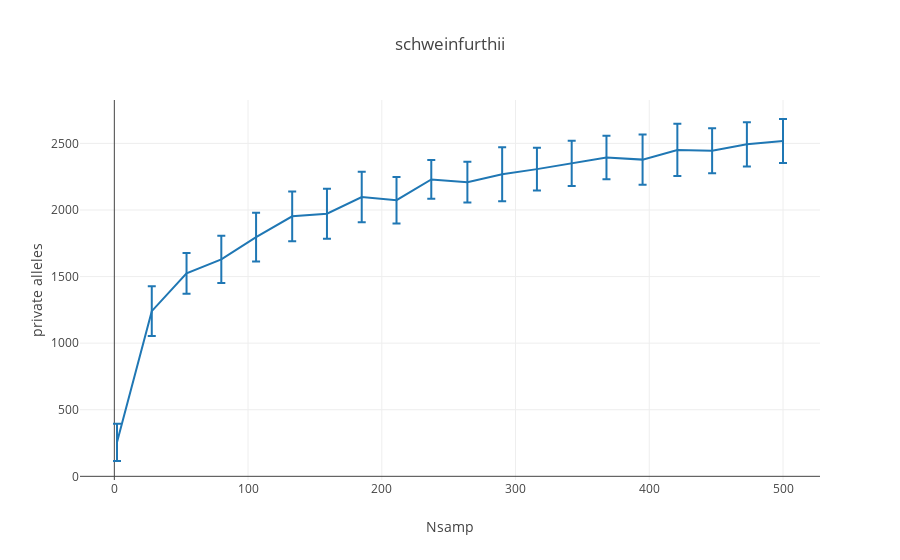

The code cell stored with this chart in its notebook:
### Markdown cell above
The number of private alleles sampled is plotted against sample size.

### Code cell
stats_dict= {
    z: {
        'mean': np.mean(g),
        'std': np.std(g)
    } for z,g in Nstudy_dict.items()
}

samp_order= sorted(Nstudy_dict.keys())

fig= [go.Scatter(
    x= samp_order,
    y= [stats_dict[x]['mean'] for x in samp_order],
    error_y= dict(
        array= [stats_dict[x]['std'] for x in samp_order],
        type= 'data',
        #symmetric= True,
        visible=True
    )
)]

layout= go.Layout(
    title= pop_select,
    xaxis= dict(
        title= 'Nsamp'
    ),
    yaxis= dict(
        title= 'private alleles'
    )
)

Figure= go.Figure(data=fig, layout= layout)
iplot(Figure)

### Figure 1 — Plotly figure (JSON) as saved in the notebook; plotly's stock layout.template omitted (floating-point values rounded to 4 significant figures)
{"data": [{"error_y": {"array": [140.0, 187.3, 152.2, 177.0, 183.7, 186.4, 187.3, 189.9, 175.0, 145.7, 152.5, 203.0, 161.0, 170.3, 163.2, 188.3, 196.2, 169.3, 165.5, 165.1], "type": "data", "visible": true}, "type": "scatter", "uid": "ba0d1303-bf45-4033-ba29-f22de03cacb4", "x": [2, 28, 54, 80, 106, 133, 159, 185, 211, 237, 264, 290, 316, 342, 368, 395, 421, 447, 473, 500], "y": [255.1, 1240.0, 1524.0, 1629.0, 1796.0, 1953.0, 1972.0, 2097.0, 2074.0, 2229.0, 2209.0, 2268.0, 2307.0, 2350.0, 2394, 2378.0, 2451.0, 2445.0, 2493.0, 2518.0]}], "layout": {"title": {"text": "schweinfurthii"}, "xaxis": {"title": {"text": "Nsamp"}}, "yaxis": {"title": {"text": "private alleles"}}}}
